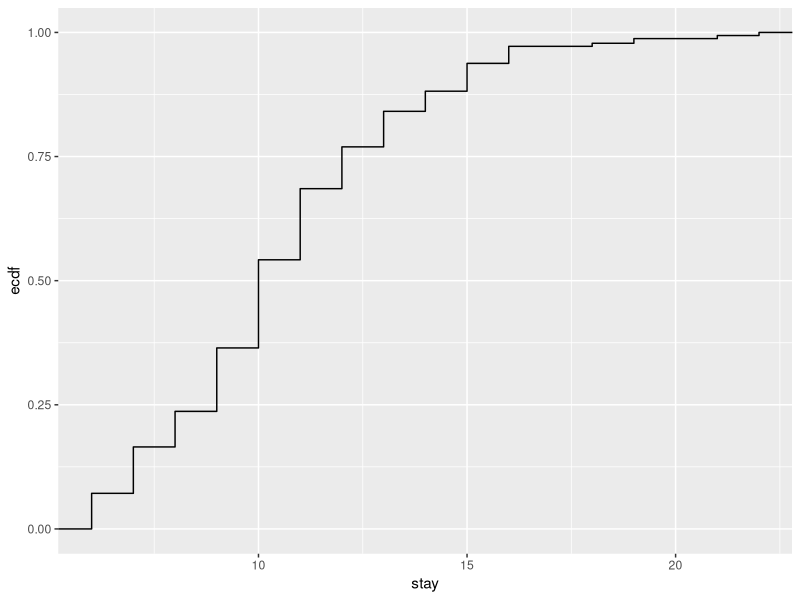

Reproduce this figure in R.
# Title     : Work in a hospital
# Objective : What is the percentage of patients
#             with a maximum stay of 10 days
# Created by: oscarhernandezlopez
# Created on: 27/06/21

require(ggplot2)

stay <-read.csv("Length of stay-Table 1.csv",
               header = TRUE,
               sep = ",",
               stringsAsFactors = FALSE,
               skip = 5) [ ,1]

ggplot(as.data.frame(stay), aes(stay )) +
  stat_ecdf(geom = "step")

interested_percentage <- sum(stay > 10) / length(stay)
